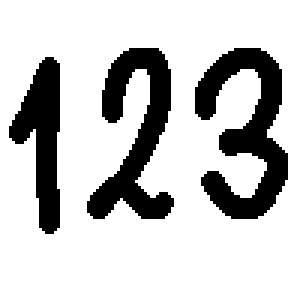
#> input picture Wizualna/kod.png, 100 x 100 px (shown 3 times larger)
$ python main.py
#> lines starting #> are read from the running program, lines starting #| are printed output that depends on the picture; after the words box and inside, x2 and y2 are one past the last pixel; in counts of white or black regions, pixels touching at a corner belong together
#!usr/bin/env python3

from PIL import Image
import random

width = 0
height = 0


def encode(img_name):
#> called with img_name = 'kod.png'
    global width, height

    img = Image.open(img_name)
#> img is the input picture: PIL image 100x100 RGB; 78.2% white; 3 black regions, box (x1, y1, x2, y2) and area: (65, 16, 96, 73) 871, (29, 16, 58, 73) 772, (3, 19, 20, 78) 536
    pixels = img.load()
    gray = (127, 127, 127)
    black = (0, 0, 0)
    white = (255, 255, 255)

    width, height = img.size
#> width = 100; height = 100

    participant_1 = Image.new(mode="RGB", size=(width * 2, height))
#> participant_1: PIL image 200x100 RGB; every value is 0
    pixels_1 = participant_1.load()
    participant_2 = Image.new(mode="RGB", size=(width * 2, height))
    pixels_2 = participant_2.load()

    for h in range(height):
        for w in range(width):
            is_black = random.randint(0, 1)
            if pixels[w, h] == white:
                if is_black:
                    pixels_1[w * 2, h] = black
                    pixels_2[w * 2, h] = black
                    pixels_1[w * 2 + 1, h] = gray
                    pixels_2[w * 2 + 1, h] = gray
                else:
                    pixels_1[w * 2, h] = gray
                    pixels_2[w * 2, h] = gray
                    pixels_1[w * 2 + 1, h] = black
                    pixels_2[w * 2 + 1, h] = black
            elif pixels[w, h] == black:
                if is_black:
                    pixels_1[w * 2, h] = black
                    pixels_2[w * 2, h] = gray
                    pixels_1[w * 2 + 1, h] = gray
                    pixels_2[w * 2 + 1, h] = black
                else:
                    pixels_1[w * 2, h] = gray
                    pixels_2[w * 2, h] = black
                    pixels_1[w * 2 + 1, h] = black
                    pixels_2[w * 2 + 1, h] = gray

    participant_1.save('participant_1.png')
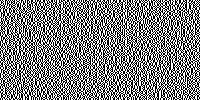
#> saved as participant_1.png: PIL image 200x100 RGB; values 0 (black) and 127 (white), 50% white in thin lines or dots
    participant_2.save('participant_2.png')
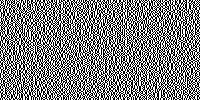
#> saved as participant_2.png: PIL image 200x100 RGB; values 0 (black) and 127 (white), 50% white in thin lines or dots


def decode(participant_1_name, participant_2_name):
#> called with participant_1_name = 'participant_1.png', participant_2_name = 'participant_2.png'
    global width, height

    participant_1 = Image.open(participant_1_name)
    participant_2 = Image.open(participant_2_name)

    pixels_1 = participant_1.load()
    pixels_2 = participant_2.load()

    decode_image = Image.new(mode="RGB", size=(width * 2, height))
    pixels_decode = decode_image.load()

    for h in range(height):
        for w in range(width * 2):
            pixels_decode[w, h] = (
                pixels_1[w, h][0] + pixels_2[w, h][0],
                pixels_1[w, h][1] + pixels_2[w, h][1],
                pixels_1[w, h][2] + pixels_2[w, h][2]
            )

    decode_image.save('decode_image.png')
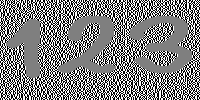
#> saved as decode_image.png: PIL image 200x100 RGB; min 0, max 254, mean 127


def main():
    encode('kod.png')
    decode('participant_1.png', 'participant_2.png')


if __name__ == "__main__":
    main()
